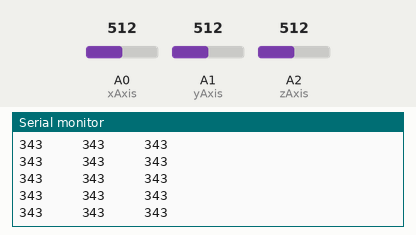
Recording of a sketch running on a simulated Arduino Uno, built with avr-gcc and run on an emulated ATmega328P. Parts: the last lines printed to the serial monitor. Inputs (shaded band) come from the test bench; at power-on: A0 (xAxis) = 512, A1 (yAxis) = 512, A2 (zAxis) = 512.

Above: at 1.2 s.
1.3 s: A0 (xAxis) set to 342
At 1.8 s:
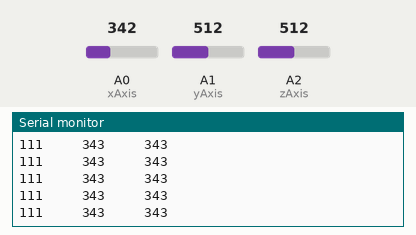
2.8 s: A0 (xAxis) set to 318
At 3.3 s:
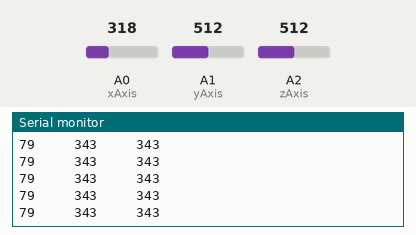
5.8 s: A0 (xAxis) set to 283
At 6.8 s:
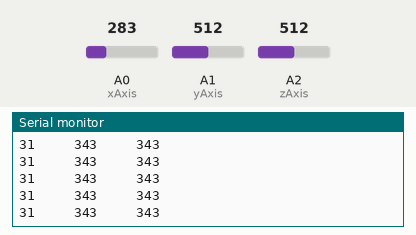
8.8 s: A0 (xAxis) set to 249
At 9.3 s:
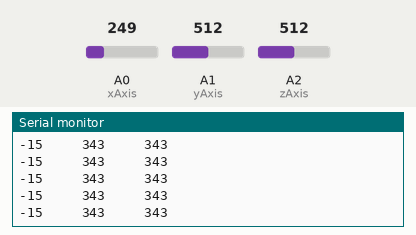
10.3 s: A1 (yAxis) set to 340
At 10.9 s:
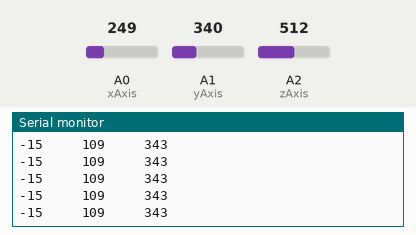
13.3 s: A1 (yAxis) set to 325
At 13.8 s:
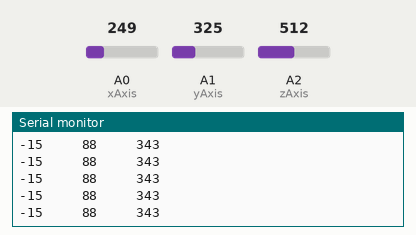
Timing chart, 0 to 15.8 s (numbered marks = the images above; inputs shaded):
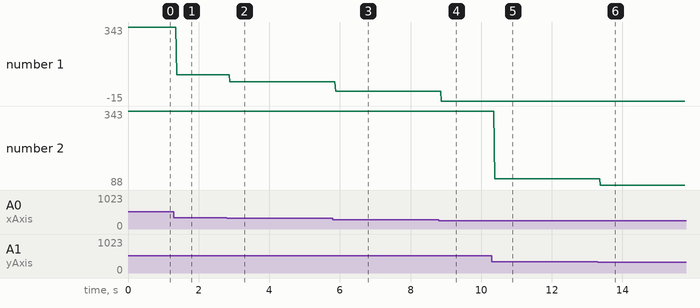

Measured:
- after the input at 1.3 s, the serial monitor: prints a new line after 0.08 s (image 1)
- after the input at 2.8 s, the serial monitor: prints a new line after 0.08 s (image 2)
- after the input at 5.8 s, the serial monitor: prints a new line after 0.08 s (image 3)
- after the input at 8.8 s, the serial monitor: prints a new line after 0.07 s (image 4)
- after the input at 10.3 s, the serial monitor: prints a new line after 0.08 s (image 5)
- after the input at 13.3 s, the serial monitor: prints a new line after 0.07 s (image 6)
- plotted number 1: 343 → 111 after the input at 1.3 s, 111 → 79 after the input at 2.8 s, 79 → 31 after the input at 5.8 s, 31 → -15 after the input at 8.8 s
- plotted number 2: 343 → 109 after the input at 10.3 s, 109 → 88 after the input at 13.3 s

The sketch:

gy61.ino
```cpp
int xAxis=A0;
int yAxis=A1;
int zAxis=A2;
int xVal,yVal,zVal;


void setup() {
  // put your setup code here, to run once:

  Serial.begin(9600);
  gyroInit();
}

void loop() {
 gyroRead();

}
void gyroInit()
{
    pinMode(xAxis,INPUT);
  pinMode(yAxis,INPUT);
  pinMode(zAxis,INPUT);

  }

void gyroRead()
{
   xVal=analogRead(xAxis);
 yVal=analogRead(yAxis);
 zVal=analogRead(zAxis);
 xVal= map(xVal,260,392,0,180);
 yVal= map(yVal,260,392,0,180);
 zVal=map(zVal,260,392,0,180);
  // put your main code here, to run repeatedly:
  Serial.print(xVal);
  Serial.print("     ");
  Serial.print(yVal);
  Serial.print("     ");
  Serial.println(zVal);
  delay(1);
 }
```
